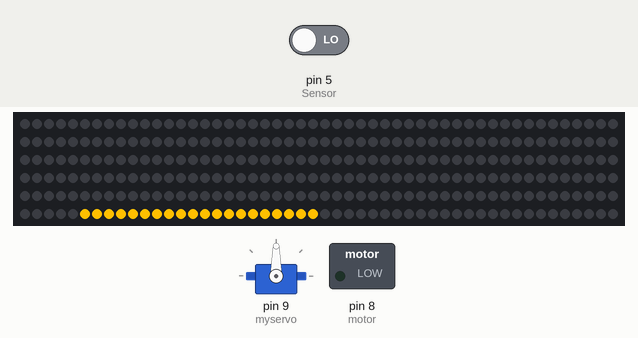
Simulated run of this sketch. Board: Arduino Uno, built with avr-gcc and run on an emulated ATmega328P. Shown: 300 RGB LEDs in strip order, left to right, continuing on the next row, servo, switched loads named in the sketch (green lamp = pin HIGH). Inputs (shaded band) come from the test bench; at power-on: pin 5 (Sensor) LOW.

Above: at 2.3 s.
At 19.6 s:
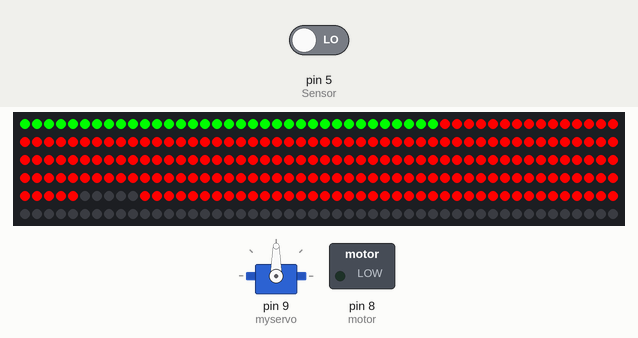
19.7 s: pin 5 (Sensor) driven HIGH
At 37.9 s:
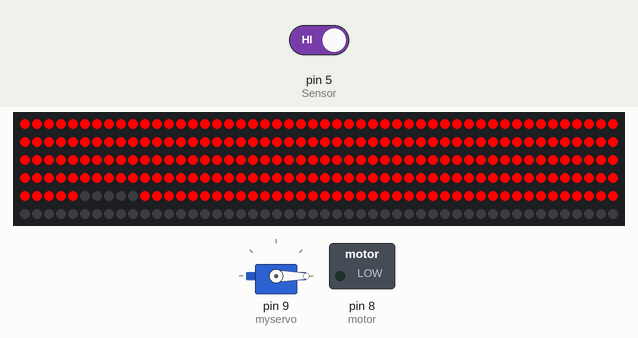
39.6 s: pin 5 (Sensor) driven LOW
At 43.2 s:
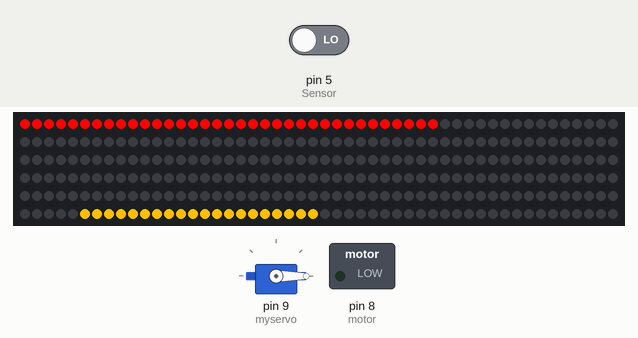
Timing chart, 0 to 49.2 s (numbered marks = the images above; inputs shaded):
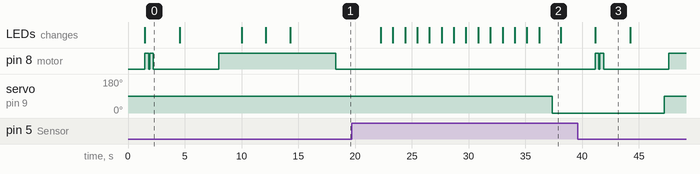

The sketch:

TinphMaiav2.ino
```cpp
#include <Servo.h>
#include <Adafruit_NeoPixel.h>
#define PIN 6          // pino de controle da fita de led
#define NUMPIXELS 300  // número de leds presentes na fita
#define motor 8        // define porta do vibracall
#define Sensor 5       // define porta do sensor infravermelho

/*Instancia a fita de led
======================================================================= */
Adafruit_NeoPixel pixels(NUMPIXELS, PIN, NEO_GRB + NEO_KHZ800);
Servo myservo;
int pos = 0;

int Estado;
void setup() {
  pixels.begin();          // Inicializa a fita de led
  pixels.clear();          // apaga todos os leds
  pinMode(Sensor, INPUT);  //inclui o sensor infravermelho
  pinMode(motor, OUTPUT);  // inclui o vibracall
  myservo.attach(9);
}
void loop() {
  Estado = digitalRead(Sensor);
  Serial.println(Estado);
  if (Estado) {
    verde();
  } else {
    delay(1000);
    amarelo();
    vermelho();
    delay(10);
  }
}
void alerta() {
  for (int i = 35; i < 205; i++) {
    pixels.setPixelColor(i, pixels.Color(250, 0, 0));
    pixels.show();  // alerta.
  }
  delay(100);
  for (int i = 35; i < 205; i++) {
    pixels.setPixelColor(i, pixels.Color(0, 0, 0));
    pixels.show();
  }
  delay(100);
  for (int i = 35; i < 205; i++) {
    pixels.setPixelColor(i, pixels.Color(250, 0, 0));
    pixels.show();
  }
  delay(4000);
  digitalWrite(motor, LOW);
  delay(3567);
  for (int r = 0; r < 7; r++) {
    for (int i = 0; i < 35; i++) {
      pixels.setPixelColor(i, pixels.Color(0, 0, 0));
      pixels.show();  //pedrest
    }

    delay(657);
    for (int i = 0; i < 35; i++) {
      pixels.setPixelColor(i, pixels.Color(250, 0, 0));
      pixels.show();  //pedrest
    }
    delay(657);
  }
  pixels.clear();
}
//função para acendimento do sinal vermelho dos carros
void vermelho() {
  //acende o vermelho
  for (int i = 210; i < 250; i++) {
    pixels.setPixelColor(i, pixels.Color(255, 0, 0));
    pixels.show();
  }
  delay(3000);
  myservo.write(90);
  delay(15);
  for (int i = 0; i < 35; i++) {
    pixels.setPixelColor(i, pixels.Color(0, 250, 0));
    pixels.show();  //pedrest
  }
  digitalWrite(motor, HIGH);  //liga o vibracall
  alerta();
  delay(500);
}  //fim função vermelho

//função para acendimento do sinal amarelo dos carros
void amarelo() {
  for (int i = 280; i < 300; i++) {
    pixels.setPixelColor(i, pixels.Color(0, 0, 0));
    pixels.show();
  }
  for (int i = 255; i < 275; i++) {
    pixels.setPixelColor(i, pixels.Color(255, 191, 0));
    pixels.show();
  }
  //vibra pra avisar que esta funcionando
  digitalWrite(motor, HIGH);
  delay(340);
  digitalWrite(motor, LOW);
  delay(80);
  digitalWrite(motor, HIGH);
  delay(340);
  digitalWrite(motor, LOW);
  delay(1600);
  for (int i = 255; i < 275; i++) {
    pixels.setPixelColor(i, pixels.Color(0, 0, 0));
    pixels.show();
  }
}

void verde() {
  myservo.write(pos);
  delay(100);

  for (int i = 280; i < 300; i++) {
    pixels.setPixelColor(i, pixels.Color(0, 250, 0));
    pixels.show();
  }
  for (int i = 0; i < 35; i++) {
    pixels.setPixelColor(i, pixels.Color(250, 0, 0));
    pixels.show();  //pedrest
  }
}
```

Measured:
- after the input at 19.7 s, pin 8 (motor): stays LOW (without the input it goes to HIGH after 19.2 s); servo on pin 9 (myservo): 90° → 0° after 17.7 s
- after the input at 39.6 s, pin 8 (motor): goes HIGH 0.34 s, LOW 0.08 s, HIGH 0.34 s, LOW 5.8 s, then HIGH, starting after 1.5 s; servo on pin 9 (myservo): 0° → 90° after 7.6 s; the LEDs: change after 1.5 s (image 3)
- what the display in image 0 shows lasts 3.1 s, from 1.5 s to 4.6 s
- what the display in image 2 shows lasts 1.9 s, from 36.2 s to 38.1 s
